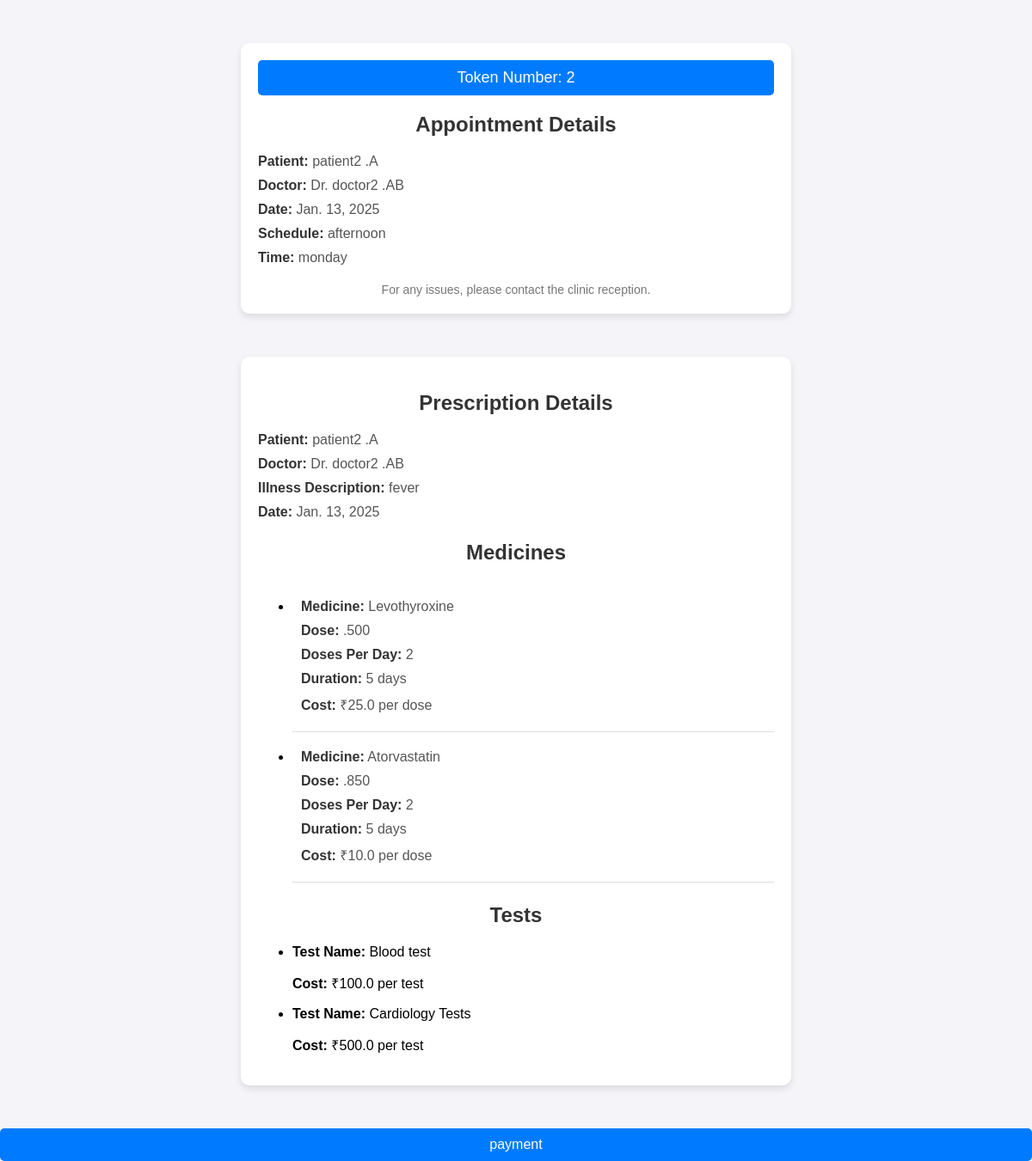
The app's page /appointments/56/ (signed in) with its own data.
### clinic_mgt_app/models.py (models this page shows, shortened)
class Appointment(models.Model):
    patient = models.ForeignKey(Patient, on_delete=models.CASCADE, related_name="appointments", limit_choices_to={'pat_user__role': 4})
    doctor = models.ForeignKey(Doctor, on_delete=models.CASCADE, related_name="doctor_appointments", limit_choices_to={'doctor_user__role': 3})
    schedule = models.ForeignKey(Schedule, on_delete=models.CASCADE)
    date = models.DateField(default=now)
    specialization = models.CharField(max_length=100, choices=Doctor.SPECIALIZATION_CHOICES, null=True)
    shift = models.CharField(max_length=40, null=True)
    token = models.PositiveIntegerField(editable=False, null=True)
    class Meta:
        unique_together = ('doctor', 'date', 'schedule', 'patient')

class Patient(models.Model):
    GENDER_CHOICES = [
        ('M', 'Male'),
        ('F', 'Female'),
        ('O', 'Other'),
    ]
    first_name = models.CharField(max_length=50, null=True, blank=True)
    last_name = models.CharField(max_length=50, null=True, blank=True)
    gender = models.CharField(max_length=10, choices=GENDER_CHOICES, null=True, blank=True)
    date_of_birth = models.DateField(null=True, blank=True)
    phone_number = models.CharField(max_length=15, null=True, blank=True)
    email = models.EmailField(null=True, blank=True)
    address = models.CharField(max_length=255, null=True, blank=True)
    pat_user = models.ForeignKey(CustomUser,on_delete=models.CASCADE,null=True)
    is_patient = models.BooleanField(default=True)

class Doctor(models.Model):
    SPECIALIZATION_CHOICES = [
        ('General Practitioner', 'General Practitioner'),
        ('Cardiologist', 'Cardiologist'),
        ('Dermatologist', 'Dermatologist'),
        ('Neurologist', 'Neurologist'),
        ('Orthopedic', 'Orthopedic'),
        ('Pediatrician', 'Pediatrician'),
        ('Psychiatrist', 'Psychiatrist'),
        ('Radiologist', 'Radiologist')
    ]
    doctor_user = models.ForeignKey(CustomUser,on_delete=models.CASCADE, null=True)
    first_name = models.CharField(max_length=100)
    last_name = models.CharField(max_length=100)
    specialization = models.CharField(max_length=100,choices=SPECIALIZATION_CHOICES)
    phone_number = models.CharField(max_length=15)
    image = models.ImageField(upload_to='image/',null=True)
    experience = models.PositiveIntegerField(help_text="Years of experience")
    clinic_address = models.TextField()
    created_at = models.DateTimeField(auto_now_add=True)
    updated_at = models.DateTimeField(auto_now=True)
    is_doctor = models.BooleanField(default=True)

class Schedule(models.Model):
    DAYS_OF_WEEK = [
        ('sunday', 'Sunday'),
        ('monday', 'Monday'),
        ('tuesday', 'Tuesday'),
        ('wednesday', 'Wednesday'),
        ('thursday', 'Thursday'),
        ('friday', 'Friday'),
        ('saturday', 'Saturday')
    ]
    SHIFTS = [
        ('morning', 'Morning'),
        ('afternoon', 'Afternoon'),
        ('evening', 'Evening'),
        ('night', 'Night'),
    ]
    specialization = models.CharField(max_length=100, choices=Doctor.SPECIALIZATION_CHOICES)
    doctor = models.ForeignKey(Doctor, on_delete=models.CASCADE, null=True)
    shifts = models.CharField(max_length=100,null=True ,choices=SHIFTS)
    day = models.CharField(max_length=9, choices=DAYS_OF_WEEK)
    class Meta:
        unique_together = ('doctor', 'day', 'shifts','specialization')

class Prescription(models.Model):
    appointment = models.ForeignKey(Appointment, on_delete=models.CASCADE)
    illness_description = models.TextField()
    created_at = models.DateTimeField(auto_now_add=True)
    patient = models.ForeignKey(Patient, on_delete=models.CASCADE,null=True)
    doctor = models.ForeignKey(Doctor, on_delete=models.CASCADE,null=True)
    date = models.DateField(null=True)

class PrescriptionMedicine(models.Model):
    prescription = models.ForeignKey(Prescription, on_delete=models.CASCADE)
    medicine = models.ForeignKey(Medicine, on_delete=models.CASCADE)
    per_day = models.IntegerField()
    duration_days = models.IntegerField()

class Medicine(models.Model):
    name = models.CharField(max_length=255)

class Dose(models.Model):
    medicine = models.ForeignKey(Medicine, on_delete=models.CASCADE)
    dose = models.CharField(max_length=255)  # Example: '500mg'
    cost = models.FloatField()

class PrescriptionTest(models.Model):
    prescription = models.ForeignKey(Prescription, on_delete=models.CASCADE)
    test = models.ForeignKey(Test, on_delete=models.CASCADE)

class Test(models.Model):
    name = models.CharField(max_length=255)
    cost = models.FloatField()

### clinic_mgt_app/views.py (the view)
# urls.py: path('appointments/<int:pk>/', views.appointment_detail, name='appointment_detail'),
def appointment_detail(request, pk):
    appointment = get_object_or_404(Appointment, pk=pk)
    patient = appointment.patient
    doctor = Doctor.objects.filter(doctor_user=request.user).first()  # Check if the user is a doctor
    prescription = Prescription.objects.filter(appointment=appointment).first()
    if prescription:
        medicines = PrescriptionMedicine.objects.filter(prescription=prescription)
        tests = PrescriptionTest.objects.filter(prescription=prescription)
    else:
        medicines = []
        tests = []
    context = {
        'appointment': appointment,
        'patient': patient,
        'doctor': doctor,
        'prescription': prescription,
        'medicines': medicines,
        'tests': tests,
    }
    return render(request, 'appointment_detail.html', context)

### clinic_mgt_app/templates/appointment_detail.html (shortened to what this page needs)
<!DOCTYPE html>
<html lang="en">
<head>
</head>
<body>
    <div class="container">
        <div class="token">Token Number: {{ appointment.token }}</div>
        <h1>Appointment Details</h1>
        <div class="details">
            <p><strong>Patient:</strong> {{ appointment.patient.first_name }} {{ appointment.patient.last_name }}</p>
            <p><strong>Doctor:</strong> Dr. {{ appointment.doctor.first_name }} {{ appointment.doctor.last_name }}</p>
            <p><strong>Date:</strong> {{ appointment.date }}</p>
            <p><strong>Schedule:</strong> {{ appointment.schedule.shifts }}</p>
            <p><strong>Time:</strong> {{ appointment.schedule.day }}</p>
        </div>
        <div class="footer">For any issues, please contact the clinic reception.</div>
    </div>
{% if prescription %}
    <div class="container">
        <h2>Prescription Details</h2>
        <div class="details">
            <p><strong>Patient:</strong> {{ appointment.patient.first_name }} {{ appointment.patient.last_name }}</p>
            <p><strong>Doctor:</strong> Dr. {{ appointment.doctor.first_name }} {{ appointment.doctor.last_name }}</p>
            <p><strong>Illness Description:</strong> {{ prescription.illness_description }}</p>
            <p><strong>Date:</strong> {{ prescription.date }}</p>
        </div>
        <h3>Medicines</h3>
        <div class="medicine-list">
            {% if medicines %}
                <ul>
                    {% for medicine in medicines %}
                        <li class="medicine-item">
                            <p><strong>Medicine:</strong> {{ medicine.medicine.name }}</p>
                            <p><strong>Dose:</strong> {{ medicine.medicine.dose_set.first.dose }}</p>
                            <p><strong>Doses Per Day:</strong> {{ medicine.per_day }}</p>
                            <p><strong>Duration:</strong> {{ medicine.duration_days }} days</p>
                            <p><strong>Cost:</strong> ₹{{ medicine.medicine.dose_set.first.cost }} per dose</p>
                        </li>
                    {% endfor %}
                </ul>
            {% else %}
                <p>No medicines prescribed.</p>
            {% endif %}
        </div>
        <h3>Tests</h3>
        <div class="test-list">
            {% if tests %}
                <ul>
                    {% for test in tests %}
                        <li class="test-item">
                            <p><strong>Test Name:</strong> {{ test.test.name }}</p>
                            <p><strong>Cost:</strong> ₹{{ test.test.cost }} per test</p>
                        </li>
                    {% endfor %}
                </ul>
            {% else %}
                <p>No tests prescribed.</p>
            {% endif %}
        </div>
    </div>
{% else %}
    <p>No prescription found for this appointment.</p>
{% endif %}
{% if patient %}
<button type="submit">payment</button>
{% endif %}
</body>
</html>

### clinic_mgt_app/templates/appointment_detail.html (style rules this page uses)
body { font-family: Arial, sans-serif; background-color: #f4f4f9; margin: 0; padding: 0; }
.container { max-width: 600px; margin: 50px auto; background: #fff; border-radius: 10px; box-shadow: 0 4px 8px rgba(0, 0, 0, 0.1); padding: 20px; }
h1, h2, h3 { font-size: 24px; text-align: center; margin-bottom: 20px; color: #333; }
.details, .medicine-list { margin: 20px 0; }
.details p, .medicine-item p { margin: 10px 0; font-size: 16px; color: #555; }
.details strong, .medicine-item strong { font-weight: bold; color: #333; }
.token { background-color: #007bff; color: #fff; font-size: 18px; padding: 10px; text-align: center; border-radius: 5px; margin-bottom: 20px; }
button { display: block; width: 100%; padding: 10px; background-color: #007bff; color: #fff; border: none; border-radius: 5px; cursor: pointer; font-size: 16px; margin-top: 20px; }
.footer { text-align: center; margin-top: 20px; color: #777; font-size: 14px; }
.medicine-item { padding: 10px; border-bottom: 1px solid #ddd; }

### records on screen
Appointment: token "2", patient.first_name "patient2", patient.last_name ".A", doctor.first_name "doctor2", doctor.last_name ".AB", date "Jan. 13, 2025", schedule.shifts "afternoon", schedule.day "monday"
Prescription: illness_description "fever", date "Jan. 13, 2025"
PrescriptionMedicine: medicine.name "Levothyroxine", medicine.dose_set.first.dose ".500", per_day "2", duration_days "5", medicine.dose_set.first.cost "25.0"
PrescriptionMedicine: medicine.name "Atorvastatin", medicine.dose_set.first.dose ".850", per_day "2", duration_days "5", medicine.dose_set.first.cost "10.0"
PrescriptionTest: test.name "Blood test", test.cost "100.0"
PrescriptionTest: test.name "Cardiology Tests", test.cost "500.0"
